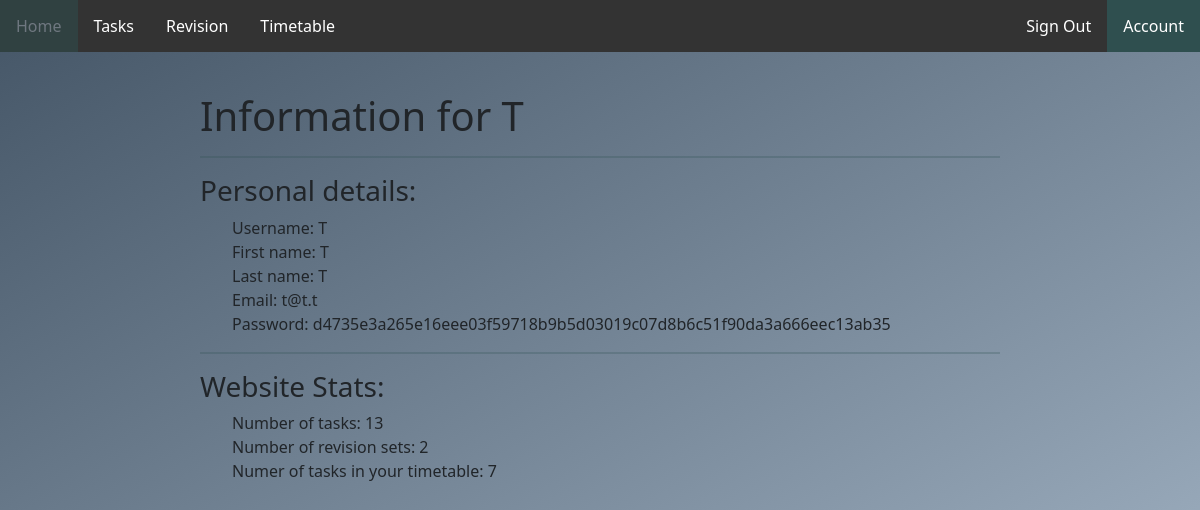
Page /account (signed in) on the committed database.
### tables this page shows
CREATE TABLE user_info (username VARCHAR PRIMARY KEY UNIQUE NOT NULL, first_name VARCHAR, last_name VARCHAR, email VARCHAR, password_hash VARCHAR);

### app.py (the view)
@app.route("/account")
def account():
    if not session.get("name"):
        return redirect("/sign_in")
    if request.method == "GET":
        username, first_name, last_name, email, password = database.get_user_details(session.get("username"))
        number_of_tasks = len(database.get_tasks_by_username("H"))
        revision_set_numer = len(session.get("revision_list_data"))
        tasks_in_timetable = session.get("timetable").get_length()
        return render_template("account.html", name=first_name, username = username, last_name = last_name, email = email, password = password, revision_set_numer=revision_set_numer, tasks_in_timetable = tasks_in_timetable, number_of_tasks = number_of_tasks)

### classes.py (called while the page is built)
    def get_length(self) -> int:
        result = 0
        for key in self.week:
            result += len(self.week[key].get_task_ids())
        return result

    def get_task_ids(self):
        details = []
        for x in self.tasks_today:
            details.append(str(x))
        return details

### database.py (called while the page is built)
def execute_and_return(query: str, arguments: tuple) -> list:
    details = []
    connection = sqlite3.connect("./nea_database.db")
    cursor = connection.execute(query, arguments).fetchall()
    for x in cursor:
        details.append(x)
    connection.commit()
    connection.close()
    return details

def get_user_details(username):
    value = execute_and_return("SELECT * FROM user_info where username = ?", (username, ))
    if value:
        details = value[0]
    else:
        details = ("", "", "", "", "")
    return details

def get_tasks_by_username(username):
    value = execute_and_return("SELECT * FROM tasks JOIN subjects ON tasks.category = subjects.subject WHERE tasks.username = ?", (username, ))
    details = []
    for x in value:
        details.append(x)
    return details

### templates/account.html
{% extends "home_layout.html" %}
{% block body %}
<div class="page-body">
    <div>
        <h1>Information for {{name}} </h1>
    </div>
    <hr>
    <div style="text-align: left;">
        <h3>Personal details:</h3>
        <ul>
            <li>Username: {{username}}</li>
            <li>First name: {{name}}</li>
            <li>Last name: {{last_name}}</li>
            <li>Email: {{email}}</li>
            <li>Password: {{ password }}</li>
        </ul>
    </div>
    <hr>
    <div style="text-align: left;">
        <h3>Website Stats:</h3>
        <ul>
            <li>Number of tasks: {{number_of_tasks}}</li>
            <li>Number of revision sets: {{revision_set_numer}}</li>
            <li>Numer of tasks in your timetable: {{tasks_in_timetable}}</li>
        </ul>
    </div>
</div>
{% endblock %}

### static/style.css (style rules this page uses)
html { min-height:100%; }
body { background:linear-gradient(150deg, #445566, #AABBCC); background-repeat: no-repeat; background-position:bottom; background-size: cover; background-attachment: fixed; font-family: system-ui, -apple-system, BlinkMacSystemFont, 'Segoe UI', Roboto, Oxygen, Ubuntu, Cantarell, 'Open Sans', 'Helvetica Neue', sans-serif; }
.page-body { margin-right: auto; margin-left: auto; margin-top: 20px; max-width: 70%; padding: 20px; }
.page-body hr { background-color: #2F4F4F; height: 2px; border: 0px; }
.page-body ul { list-style: none; }
h1, h2, h3, h4, h5 { text-align: left; }

### rows in the picture
user_info: email "t@t.t", password_hash "d4735e3a265e16eee03f59718b9b5d03019c07d8b6c51f90da3a666eec13ab35"

### other values in the picture
{{ name }} "T"
{{ username }} "T"
{{ last_name }} "T"
{{ number_of_tasks }} "13"
{{ revision_set_numer }} "2"
{{ tasks_in_timetable }} "7"
